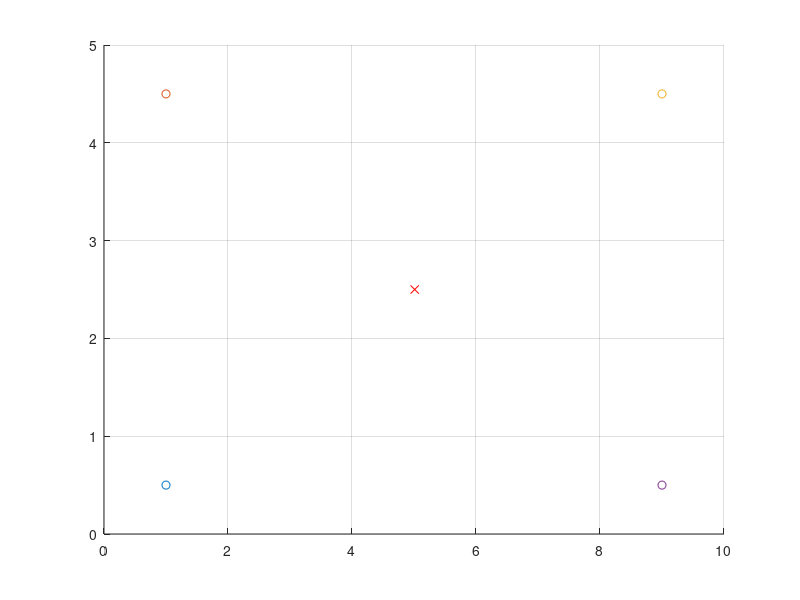

MATLAB code for this plot:
%function=MYTDOA(t12,t13,t14)

C=3e+8;
x1=1; y1=0.5;
x2=1; y2=4.5;
x3=9; y3=4.5;
x4=9; y4=0.5;


t12=3e-9; t13=1e-9; t14=1e-9;

A=2*[x1-x2 y1-y2 C*t12; x1-x3 y1-y3 C*t13; x1-x4 y1-y4 C*t14];
B=[x1^2-x2^2+y1^2-y2^2+C^2*t12^2; x1^2-x3^2+y1^2-y3^2+C^2*t13^2;...
    x1^2-x4^2+y1^2-y4^2+C^2*t14^2];
Answer=A\B;
x = Answer(1);
y = Answer(2);

figure(1)
hold on
plot(x,y,'rx');
plot(x1,y1,'o');
plot(x2,y2,'o');
plot(x3,y3,'o');
plot(x4,y4,'o');
%axis([0 10 0 5]);
grid on;

